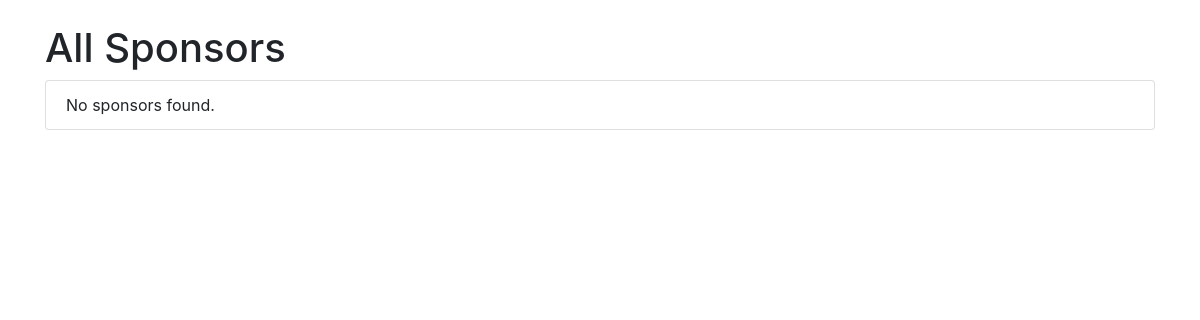
The app's page /admin/browse/sponsors (signed in), older data.
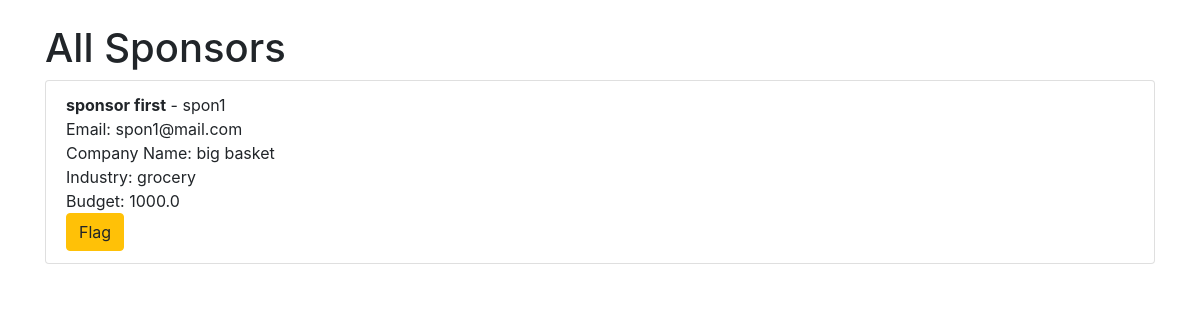
The same page, newer data.
### models.py (models this page shows)
class Sponsor(db.Model):
    id = db.Column(db.Integer, primary_key=True)
    username = db.Column(db.String(80), unique=True, nullable=False)
    name = db.Column(db.String(120), nullable=False)
    password = db.Column(db.String(120), nullable=False)
    email = db.Column(db.String(120), unique=True, nullable=False)
    companyname = db.Column(db.String(120), nullable=False)
    industry = db.Column(db.String(120), nullable=False)
    budget = db.Column(db.Float, nullable=False)
    flagged = db.Column(db.Boolean, default=False)
    campaigns = db.relationship('Campaign', backref='sponsor', lazy=True)

### app.py (the view)
@app.route('/admin/browse/sponsors')
def browse_sponsors():
    if 'user' not in session or session['user'] != 'admin':
        abort(403)
    sponsors = Sponsor.query.all()
    return render_template('browse_sponsors.html', sponsors=sponsors)

### templates/browse_sponsors.html (shortened to what this page needs)
<!DOCTYPE html>
<html lang="en">
<head>
    <link rel="stylesheet" href="https://stackpath.bootstrapcdn.com/bootstrap/4.5.2/css/bootstrap.min.css">
</head>
<body>
    <div class="container mt-4">
        <h1>All Sponsors</h1>
        <ul class="list-group">
            {% for sponsor in sponsors %}
                <li class="list-group-item">
                    <strong>{{ sponsor.name }}</strong> - {{ sponsor.username }}
                    <br>Email: {{ sponsor.email }}
                    <br>Company Name: {{ sponsor.companyname }}
                    <br>Industry: {{ sponsor.industry }}
                    <br>Budget: {{ sponsor.budget }}
                    <br>
                    {% if not sponsor.flagged %}
                        <form action="{{ url_for('flag_sponsor', sponsor_id=sponsor.id) }}" method="post">
                            <button type="submit" class="btn btn-warning">Flag</button>
                        </form>
                    {% else %}
                        <form action="{{ url_for('unflag_sponsor', sponsor_id=sponsor.id) }}" method="post">
                            <button type="submit" class="btn btn-success">Unflag</button>
                        </form>
                    {% endif %}
                </li>
            {% else %}
                <li class="list-group-item">No sponsors found.</li>
            {% endfor %}
        </ul>
    </div>
</body>
</html>

Row changes from the older to the newer data that the page shows:
added Sponsor: name "sponsor first", username "spon1", email "spon1@mail.com", companyname "big basket", industry "grocery", budget "1000.0"
Text that changed along with them:
text no longer shown: "No sponsors found."
